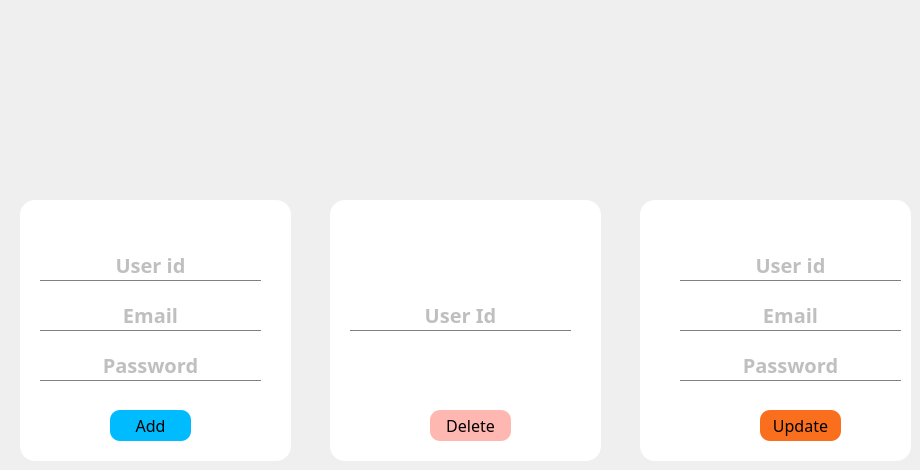
      <widget class="QWidget" name="page_4">
       <widget class="QLabel" name="label_10">
        <property name="geometry">
         <rect>
          <x>330</x>
          <y>20</y>
          <width>181</width>
          <height>161</height>
         </rect>
        </property>
        <property name="text">
         <string/>
        </property>
        <property name="pixmap">
         <pixmap resource="my_images.qrc">:/admin.png</pixmap>
        </property>
        <property name="scaledContents">
         <bool>true</bool>
        </property>
       </widget>
       <widget class="QLabel" name="label_21">
        <property name="geometry">
         <rect>
          <x>20</x>
          <y>200</y>
          <width>271</width>
          <height>261</height>
         </rect>
        </property>
        <property name="styleSheet">
         <string notr="true">background-color:white;
border-radius:15px;</string>
        </property>
        <property name="text">
         <string/>
        </property>
       </widget>
       <widget class="QLabel" name="label_22">
        <property name="geometry">
         <rect>
          <x>330</x>
          <y>200</y>
          <width>271</width>
          <height>261</height>
         </rect>
        </property>
        <property name="styleSheet">
         <string notr="true">background-color:white;
border-radius:15px;</string>
        </property>
        <property name="text">
         <string/>
        </property>
       </widget>
       <widget class="QLabel" name="label_23">
        <property name="geometry">
         <rect>
          <x>640</x>
          <y>200</y>
          <width>271</width>
          <height>261</height>
         </rect>
        </property>
        <property name="styleSheet">
         <string notr="true">background-color:white;
border-radius:15px;</string>
        </property>
        <property name="text">
         <string/>
        </property>
       </widget>
       <widget class="QLabel" name="label_24">
        <property name="geometry">
         <rect>
          <x>20</x>
          <y>190</y>
          <width>49</width>
          <height>51</height>
         </rect>
        </property>
        <property name="text">
         <string/>
        </property>
        <property name="pixmap">
         <pixmap resource="my_images.qrc">:/add-user.png</pixmap>
        </property>
        <property name="scaledContents">
         <bool>true</bool>
        </property>
       </widget>
       <widget class="QLabel" name="label_25">
        <property name="geometry">
         <rect>
          <x>320</x>
          <y>190</y>
          <width>49</width>
          <height>51</height>
         </rect>
        </property>
        <property name="text">
         <string/>
        </property>
        <property name="pixmap">
         <pixmap resource="my_images.qrc">:/delete.png</pixmap>
        </property>
        <property name="scaledContents">
         <bool>true</bool>
        </property>
       </widget>
       <widget class="QLabel" name="label_26">
        <property name="geometry">
         <rect>
          <x>640</x>
          <y>190</y>
          <width>49</width>
          <height>51</height>
         </rect>
        </property>
        <property name="text">
         <string/>
        </property>
        <property name="pixmap">
         <pixmap resource="my_images.qrc">:/update-user.png</pixmap>
        </property>
        <property name="scaledContents">
         <bool>true</bool>
        </property>
       </widget>
       <widget class="QLineEdit" name="lineEdit_userid_add">
        <property name="geometry">
         <rect>
          <x>40</x>
          <y>250</y>
          <width>221</width>
          <height>31</height>
         </rect>
        </property>
        <property name="font">
         <font>
          <family>Arial Rounded MT Bold</family>
          <pointsize>15</pointsize>
          <bold>true</bold>
         </font>
        </property>
        <property name="styleSheet">
         <string notr="true">background-color: rgb(255, 255, 255);
border-bottom: 1px solid grey;
border-radius:0px;
color:grey;</string>
        </property>
        <property name="alignment">
         <set>Qt::AlignCenter</set>
        </property>
        <property name="placeholderText">
         <string>User id</string>
        </property>
       </widget>
       <widget class="QLineEdit" name="lineEdit_userEmail_add">
        <property name="geometry">
         <rect>
          <x>40</x>
          <y>300</y>
          <width>221</width>
          <height>31</height>
         </rect>
        </property>
        <property name="font">
         <font>
          <family>Arial Rounded MT Bold</family>
          <pointsize>15</pointsize>
          <bold>true</bold>
         </font>
        </property>
        <property name="styleSheet">
         <string notr="true">background-color: rgb(255, 255, 255);
border-bottom: 1px solid grey;
border-radius:0px;
color:grey;</string>
        </property>
        <property name="alignment">
         <set>Qt::AlignCenter</set>
        </property>
        <property name="placeholderText">
         <string>Email</string>
        </property>
       </widget>
       <widget class="QLineEdit" name="lineEdit_password_add">
        <property name="geometry">
         <rect>
          <x>40</x>
          <y>350</y>
          <width>221</width>
          <height>31</height>
         </rect>
        </property>
        <property name="font">
         <font>
          <family>Arial Rounded MT Bold</family>
          <pointsize>15</pointsize>
          <bold>true</bold>
         </font>
        </property>
        <property name="styleSheet">
         <string notr="true">background-color: rgb(255, 255, 255);
border-bottom: 1px solid grey;
border-radius:0px;
color:grey;</string>
        </property>
        <property name="alignment">
         <set>Qt::AlignCenter</set>
        </property>
        <property name="placeholderText">
         <string>Password</string>
        </property>
       </widget>
       <widget class="QPushButton" name="pushButton_addUsers">
        <property name="geometry">
         <rect>
          <x>110</x>
          <y>410</y>
          <width>81</width>
          <height>31</height>
         </rect>
        </property>
        <property name="font">
         <font>
          <family>Arial Rounded MT Bold</family>
          <pointsize>12</pointsize>
         </font>
        </property>
        <property name="styleSheet">
         <string notr="true">background-color: #00BCFF;
border-radius:10px;</string>
        </property>
        <property name="text">
         <string>Add</string>
        </property>
        <property name="icon">
         <iconset resource="my_images.qrc">
          <normaloff>:/add.png</normaloff>:/add.png</iconset>
        </property>
       </widget>
       <widget class="QLineEdit" name="lineEdit_userid_delete">
        <property name="geometry">
         <rect>
          <x>350</x>
          <y>300</y>
          <width>221</width>
          <height>31</height>
         </rect>
        </property>
        <property name="font">
         <font>
          <family>Arial Rounded MT Bold</family>
          <pointsize>15</pointsize>
          <bold>true</bold>
         </font>
        </property>
        <property name="styleSheet">
         <string notr="true">background-color: rgb(255, 255, 255);
border-bottom: 1px solid grey;
border-radius:0px;
color:grey;</string>
        </property>
        <property name="alignment">
         <set>Qt::AlignCenter</set>
        </property>
        <property name="placeholderText">
         <string>User Id</string>
        </property>
       </widget>
       <widget class="QLineEdit" name="lineEdit_userid_update">
        <property name="geometry">
         <rect>
          <x>680</x>
          <y>250</y>
          <width>221</width>
          <height>31</height>
         </rect>
        </property>
        <property name="font">
         <font>
          <family>Arial Rounded MT Bold</family>
          <pointsize>15</pointsize>
          <bold>true</bold>
         </font>
        </property>
        <property name="styleSheet">
         <string notr="true">background-color: rgb(255, 255, 255);
border-bottom: 1px solid grey;
border-radius:0px;
color:grey;</string>
        </property>
        <property name="alignment">
         <set>Qt::AlignCenter</set>
        </property>
        <property name="placeholderText">
         <string>User id</string>
        </property>
       </widget>
       <widget class="QLineEdit" name="lineEdit_userEmail_update">
        <property name="geometry">
         <rect>
          <x>680</x>
          <y>300</y>
          <width>221</width>
          <height>31</height>
         </rect>
        </property>
        <property name="font">
         <font>
          <family>Arial Rounded MT Bold</family>
          <pointsize>15</pointsize>
          <bold>true</bold>
         </font>
        </property>
        <property name="styleSheet">
         <string notr="true">background-color: rgb(255, 255, 255);
border-bottom: 1px solid grey;
border-radius:0px;
color:grey;</string>
        </property>
        <property name="alignment">
         <set>Qt::AlignCenter</set>
        </property>
        <property name="placeholderText">
         <string>Email</string>
        </property>
       </widget>
       <widget class="QLineEdit" name="lineEdit_password_update">
        <property name="geometry">
         <rect>
          <x>680</x>
          <y>350</y>
          <width>221</width>
          <height>31</height>
         </rect>
        </property>
        <property name="font">
         <font>
          <family>Arial Rounded MT Bold</family>
          <pointsize>15</pointsize>
          <bold>true</bold>
         </font>
        </property>
        <property name="styleSheet">
         <string notr="true">background-color: rgb(255, 255, 255);
border-bottom: 1px solid grey;
border-radius:0px;
color:grey;</string>
        </property>
        <property name="alignment">
         <set>Qt::AlignCenter</set>
        </property>
        <property name="placeholderText">
         <string>Password</string>
        </property>
       </widget>
       <widget class="QPushButton" name="pushButton_deleteUsers">
        <property name="geometry">
         <rect>
          <x>430</x>
          <y>410</y>
          <width>81</width>
          <height>31</height>
         </rect>
        </property>
        <property name="font">
         <font>
          <family>Arial Rounded MT Bold</family>
          <pointsize>12</pointsize>
         </font>
        </property>
        <property name="styleSheet">
         <string notr="true">background-color: #FFB7B1;
border-radius:10px;</string>
        </property>
        <property name="text">
         <string>Delete</string>
        </property>
        <property name="icon">
         <iconset resource="my_images.qrc">
          <normaloff>:/trash.png</normaloff>:/trash.png</iconset>
        </property>
       </widget>
       <widget class="QPushButton" name="pushButton_updateUsers">
        <property name="geometry">
         <rect>
          <x>760</x>
          <y>410</y>
          <width>81</width>
          <height>31</height>
         </rect>
        </property>
        <property name="font">
         <font>
          <family>Arial Rounded MT Bold</family>
          <pointsize>12</pointsize>
         </font>
        </property>
        <property name="styleSheet">
         <string notr="true">background-color: #FA6F1E;
border-radius:10px;</string>
        </property>
        <property name="text">
         <string>Update</string>
        </property>
        <property name="icon">
         <iconset resource="my_images.qrc">
          <normaloff>:/refresh.png</normaloff>:/refresh.png</iconset>
        </property>
       </widget>
      </widget>
